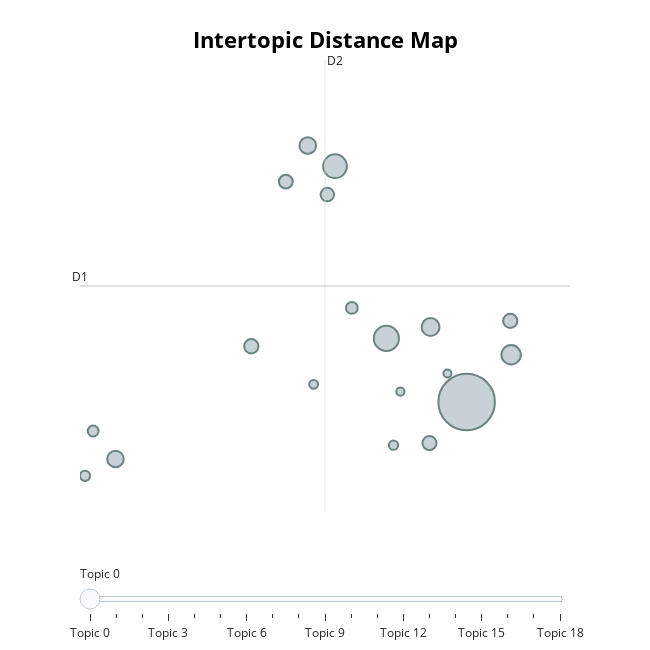

The cell this chart's notebook holds for it:
### Markdown cell above
### Reducción de tópicos

Mapa con 20 tópicos del contenido de los tweets:

### Code cell
# reduce the number of topics
topic_model.reduce_topics(docs, nr_topics=20)

# visualize topics
topic_model.visualize_topics()

### Figure 1 — Plotly figure (JSON) as saved in the notebook; plotly's stock layout.template omitted (floating-point values rounded to 4 significant figures)
{"data": [{"customdata": [[0, "gordo | vos | sos | vas | lechoso", 809], [1, "gorila | parásito | rata | gorilas | ratas", 159], [2, "votar | voto | presidente | dictadura | milei", 142], [3, "huevos | orto | huevo | jajaja | jaja", 95], [4, "gato | gatos | gatito | mimoso | abrazo", 81], [5, "sionista | sionistas | fascista | nazi | palestinos", 70], [6, "mental | ignorante | psicopata | mentirosa | psiquiatra", 69], [7, "argentina | argentinos | vivir | venezuela | cuba", 52], [8, "leche | limpiate | labios | chorrea | comisura", 51], [9, "borracha | pija | fumado | humo | vende", 50], [10, "periodista | periodistas | periodismo | tv | perdón", 48], [11, "pobreza | inflación | inseguridad | inflacion | kk", 46], [12, "laburo | trabajo | buscar | honesto | buscando", 35], [13, "mujer | mujeres | feminista | género | mover", 30], [14, "delincuentes | corrupto | corrupcion | fraude | corruptos", 26], [15, "medicado | drogas | medicación | narcotraficante | testimonio", 22], [16, "rodilleras | rodillas | preparando | olvides | gordito", 20], [17, "hdp | hdmp | kkkk | callate | ponete", 17], [18, "marido | puesto | casta | admiro | trucho", 16]], "hovertemplate": "<b>Topic %{customdata[0]}</b><br>%{customdata[1]}<br>Size: %{customdata[2]}", "legendgroup": "", "marker": {"color": "#B0BEC5", "line": {"color": "DarkSlateGrey", "width": 2}, "size": [809, 159, 142, 95, 81, 70, 69, 52, 51, 50, 48, 46, 35, 30, 26, 22, 20, 17, 16], "sizemode": "area", "sizeref": 0.5056, "symbol": "circle"}, "mode": "markers", "name": "", "orientation": "v", "showlegend": false, "type": "scatter", "x": [3.758, 2.891, 2.336, 4.239, 3.368, 2.042, -0.0353, 1.432, 4.229, 3.357, 1.805, 2.253, 2.518, -0.2764, -0.3639, 2.968, 2.105, 3.042, 3.551], "xaxis": "x", "y": [4.189, 5.036, 7.326, 4.818, 5.187, 7.6, 3.432, 4.931, 5.268, 3.642, 7.121, 6.949, 5.441, 3.803, 3.207, 3.615, 4.424, 4.326, 4.57], "yaxis": "y"}], "layout": {"annotations": [{"showarrow": false, "text": "D1", "x": -0.4185, "y": 5.733, "yshift": 10}, {"showarrow": false, "text": "D2", "x": 2.228, "xshift": 10, "y": 8.74}], "height": 650, "hoverlabel": {"bgcolor": "white", "font": {"family": "Rockwell", "size": 16}}, "legend": {"itemsizing": "constant", "tracegroupgap": 0}, "margin": {"t": 60}, "shapes": [{"line": {"color": "#CFD8DC", "width": 2}, "type": "line", "x0": 2.228, "x1": 2.228, "y0": 2.726, "y1": 8.74}, {"line": {"color": "#9E9E9E", "width": 2}, "type": "line", "x0": -0.4185, "x1": 4.875, "y0": 5.733, "y1": 5.733}], "sliders": [{"active": 0, "pad": {"t": 50}, "steps": [{"args": [{"marker.color": [["red", "#B0BEC5", "#B0BEC5", "#B0BEC5", "#B0BEC5", "#B0BEC5", "#B0BEC5", "#B0BEC5", "#B0BEC5", "#B0BEC5", "#B0BEC5", "#B0BEC5", "#B0BEC5", "#B0BEC5", "#B0BEC5", "#B0BEC5", "#B0BEC5", "#B0BEC5", "#B0BEC5"]]}], "label": "Topic 0", "method": "update"}, {"args": [{"marker.color": [["#B0BEC5", "red", "#B0BEC5", "#B0BEC5", "#B0BEC5", "#B0BEC5", "#B0BEC5", "#B0BEC5", "#B0BEC5", "#B0BEC5", "#B0BEC5", "#B0BEC5", "#B0BEC5", "#B0BEC5", "#B0BEC5", "#B0BEC5", "#B0BEC5", "#B0BEC5", "#B0BEC5"]]}], "label": "Topic 1", "method": "update"}, {"args": [{"marker.color": [["#B0BEC5", "#B0BEC5", "red", "#B0BEC5", "#B0BEC5", "#B0BEC5", "#B0BEC5", "#B0BEC5", "#B0BEC5", "#B0BEC5", "#B0BEC5", "#B0BEC5", "#B0BEC5", "#B0BEC5", "#B0BEC5", "#B0BEC5", "#B0BEC5", "#B0BEC5", "#B0BEC5"]]}], "label": "Topic 2", "method": "update"}, {"args": [{"marker.color": [["#B0BEC5", "#B0BEC5", "#B0BEC5", "red", "#B0BEC5", "#B0BEC5", "#B0BEC5", "#B0BEC5", "#B0BEC5", "#B0BEC5", "#B0BEC5", "#B0BEC5", "#B0BEC5", "#B0BEC5", "#B0BEC5", "#B0BEC5", "#B0BEC5", "#B0BEC5", "#B0BEC5"]]}], "label": "Topic 3", "method": "update"}, {"args": [{"marker.color": [["#B0BEC5", "#B0BEC5", "#B0BEC5", "#B0BEC5", "red", "#B0BEC5", "#B0BEC5", "#B0BEC5", "#B0BEC5", "#B0BEC5", "#B0BEC5", "#B0BEC5", "#B0BEC5", "#B0BEC5", "#B0BEC5", "#B0BEC5", "#B0BEC5", "#B0BEC5", "#B0BEC5"]]}], "label": "Topic 4", "method": "update"}, {"args": [{"marker.color": [["#B0BEC5", "#B0BEC5", "#B0BEC5", "#B0BEC5", "#B0BEC5", "red", "#B0BEC5", "#B0BEC5", "#B0BEC5", "#B0BEC5", "#B0BEC5", "#B0BEC5", "#B0BEC5", "#B0BEC5", "#B0BEC5", "#B0BEC5", "#B0BEC5", "#B0BEC5", "#B0BEC5"]]}], "label": "Topic 5", "method": "update"}, {"args": [{"marker.color": [["#B0BEC5", "#B0BEC5", "#B0BEC5", "#B0BEC5", "#B0BEC5", "#B0BEC5", "red", "#B0BEC5", "#B0BEC5", "#B0BEC5", "#B0BEC5", "#B0BEC5", "#B0BEC5", "#B0BEC5", "#B0BEC5", "#B0BEC5", "#B0BEC5", "#B0BEC5", "#B0BEC5"]]}], "label": "Topic 6", "method": "update"}, {"args": [{"marker.color": [["#B0BEC5", "#B0BEC5", "#B0BEC5", "#B0BEC5", "#B0BEC5", "#B0BEC5", "#B0BEC5", "red", "#B0BEC5", "#B0BEC5", "#B0BEC5", "#B0BEC5", "#B0BEC5", "#B0BEC5", "#B0BEC5", "#B0BEC5", "#B0BEC5", "#B0BEC5", "#B0BEC5"]]}], "label": "Topic 7", "method": "update"}, {"args": [{"marker.color": [["#B0BEC5", "#B0BEC5", "#B0BEC5", "#B0BEC5", "#B0BEC5", "#B0BEC5", "#B0BEC5", "#B0BEC5", "red", "#B0BEC5", "#B0BEC5", "#B0BEC5", "#B0BEC5", "#B0BEC5", "#B0BEC5", "#B0BEC5", "#B0BEC5", "#B0BEC5", "#B0BEC5"]]}], "label": "Topic 8", "method": "update"}, {"args": [{"marker.color": [["#B0BEC5", "#B0BEC5", "#B0BEC5", "#B0BEC5", "#B0BEC5", "#B0BEC5", "#B0BEC5", "#B0BEC5", "#B0BEC5", "red", "#B0BEC5", "#B0BEC5", "#B0BEC5", "#B0BEC5", "#B0BEC5", "#B0BEC5", "#B0BEC5", "#B0BEC5", "#B0BEC5"]]}], "label": "Topic 9", "method": "update"}, {"args": [{"marker.color": [["#B0BEC5", "#B0BEC5", "#B0BEC5", "#B0BEC5", "#B0BEC5", "#B0BEC5", "#B0BEC5", "#B0BEC5", "#B0BEC5", "#B0BEC5", "red", "#B0BEC5", "#B0BEC5", "#B0BEC5", "#B0BEC5", "#B0BEC5", "#B0BEC5", "#B0BEC5", "#B0BEC5"]]}], "label": "Topic 10", "method": "update"}, {"args": [{"marker.color": [["#B0BEC5", "#B0BEC5", "#B0BEC5", "#B0BEC5", "#B0BEC5", "#B0BEC5", "#B0BEC5", "#B0BEC5", "#B0BEC5", "#B0BEC5", "#B0BEC5", "red", "#B0BEC5", "#B0BEC5", "#B0BEC5", "#B0BEC5", "#B0BEC5", "#B0BEC5", "#B0BEC5"]]}], "label": "Topic 11", "method": "update"}, {"args": [{"marker.color": [["#B0BEC5", "#B0BEC5", "#B0BEC5", "#B0BEC5", "#B0BEC5", "#B0BEC5", "#B0BEC5", "#B0BEC5", "#B0BEC5", "#B0BEC5", "#B0BEC5", "#B0BEC5", "red", "#B0BEC5", "#B0BEC5", "#B0BEC5", "#B0BEC5", "#B0BEC5", "#B0BEC5"]]}], "label": "Topic 12", "method": "update"}, {"args": [{"marker.color": [["#B0BEC5", "#B0BEC5", "#B0BEC5", "#B0BEC5", "#B0BEC5", "#B0BEC5", "#B0BEC5", "#B0BEC5", "#B0BEC5", "#B0BEC5", "#B0BEC5", "#B0BEC5", "#B0BEC5", "red", "#B0BEC5", "#B0BEC5", "#B0BEC5", "#B0BEC5", "#B0BEC5"]]}], "label": "Topic 13", "method": "update"}, {"args": [{"marker.color": [["#B0BEC5", "#B0BEC5", "#B0BEC5", "#B0BEC5", "#B0BEC5", "#B0BEC5", "#B0BEC5", "#B0BEC5", "#B0BEC5", "#B0BEC5", "#B0BEC5", "#B0BEC5", "#B0BEC5", "#B0BEC5", "red", "#B0BEC5", "#B0BEC5", "#B0BEC5", "#B0BEC5"]]}], "label": "Topic 14", "method": "update"}, {"args": [{"marker.color": [["#B0BEC5", "#B0BEC5", "#B0BEC5", "#B0BEC5", "#B0BEC5", "#B0BEC5", "#B0BEC5", "#B0BEC5", "#B0BEC5", "#B0BEC5", "#B0BEC5", "#B0BEC5", "#B0BEC5", "#B0BEC5", "#B0BEC5", "red", "#B0BEC5", "#B0BEC5", "#B0BEC5"]]}], "label": "Topic 15", "method": "update"}, {"args": [{"marker.color": [["#B0BEC5", "#B0BEC5", "#B0BEC5", "#B0BEC5", "#B0BEC5", "#B0BEC5", "#B0BEC5", "#B0BEC5", "#B0BEC5", "#B0BEC5", "#B0BEC5", "#B0BEC5", "#B0BEC5", "#B0BEC5", "#B0BEC5", "#B0BEC5", "red", "#B0BEC5", "#B0BEC5"]]}], "label": "Topic 16", "method": "update"}, {"args": [{"marker.color": [["#B0BEC5", "#B0BEC5", "#B0BEC5", "#B0BEC5", "#B0BEC5", "#B0BEC5", "#B0BEC5", "#B0BEC5", "#B0BEC5", "#B0BEC5", "#B0BEC5", "#B0BEC5", "#B0BEC5", "#B0BEC5", "#B0BEC5", "#B0BEC5", "#B0BEC5", "red", "#B0BEC5"]]}], "label": "Topic 17", "method": "update"}, {"args": [{"marker.color": [["#B0BEC5", "#B0BEC5", "#B0BEC5", "#B0BEC5", "#B0BEC5", "#B0BEC5", "#B0BEC5", "#B0BEC5", "#B0BEC5", "#B0BEC5", "#B0BEC5", "#B0BEC5", "#B0BEC5", "#B0BEC5", "#B0BEC5", "#B0BEC5", "#B0BEC5", "#B0BEC5", "red"]]}], "label": "Topic 18", "method": "update"}]}], "title": {"font": {"color": "Black", "size": 22}, "text": "<b>Intertopic Distance Map</b>", "x": 0.5, "xanchor": "center", "y": 0.95, "yanchor": "top"}, "width": 650, "xaxis": {"anchor": "y", "domain": [0, 1], "range": [-0.4185, 4.875], "title": {"text": ""}, "visible": false}, "yaxis": {"anchor": "x", "domain": [0, 1], "range": [2.726, 8.74], "title": {"text": ""}, "visible": false}}}
